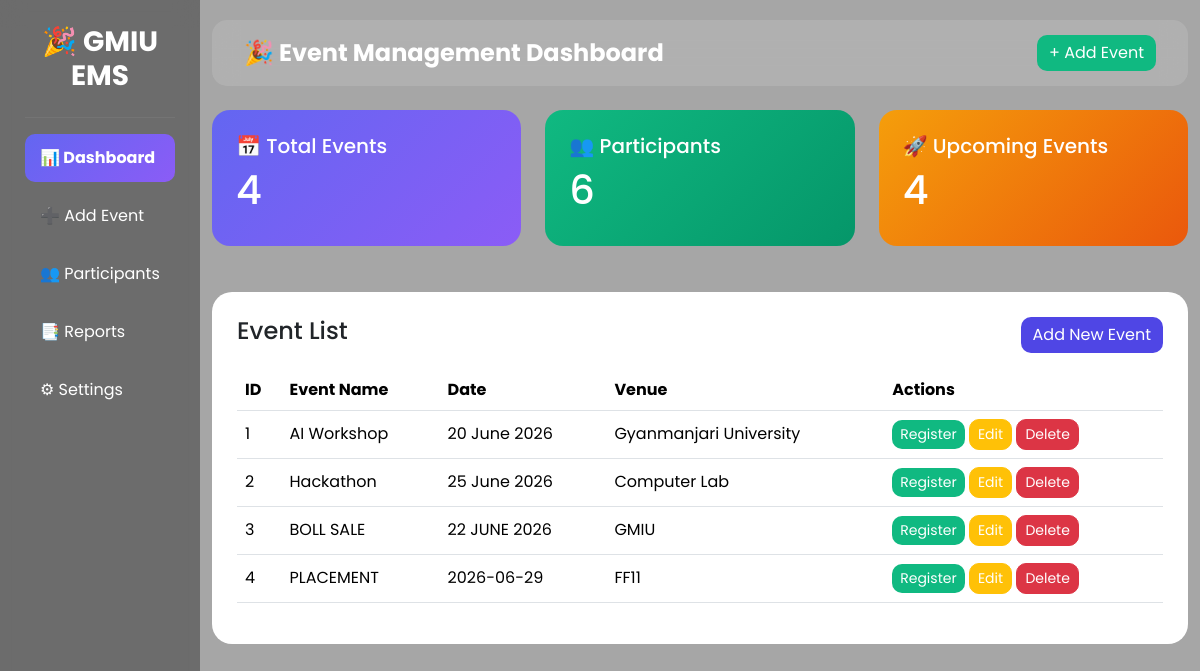
/dashboard, run on the app's committed database.
### tables this page shows
CREATE TABLE events (
        id INTEGER PRIMARY KEY AUTOINCREMENT,
        name TEXT NOT NULL,
        date TEXT NOT NULL,
        venue TEXT NOT NULL
    );

### app.py (the view)
@app.route("/dashboard")
def dashboard():
    conn = get_db()
    events = conn.execute("SELECT * FROM events").fetchall()
    participant_count = conn.execute("SELECT COUNT(*) FROM participants").fetchone()[0]
    conn.close()
    return render_template(
        "index.html", events=events, participant_count=participant_count
    )

### app.py (called while the page is built)
def get_db():
    conn = sqlite3.connect("database.db")
    conn.row_factory = sqlite3.Row
    return conn

### templates/index.html (shortened to what this page needs)
<!DOCTYPE html>
<html lang="en">
<head>
    <link href="https://cdn.jsdelivr.net/npm/bootstrap@5.3.3/dist/css/bootstrap.min.css" rel="stylesheet">
</head>
<body>
<div class="container-fluid">
<div class="row">
<div class="col-lg-2 col-md-3 sidebar">
<h3>🎉 GMIU EMS</h3>
<hr>
<a href="/dashboard" class="active">📊 Dashboard</a>
<a href="/add">➕ Add Event</a>
<a href="/participants">👥 Participants</a>
<a href="/reports">📑 Reports</a>
<a href="#">⚙ Settings</a>
</div>
<div class="col-lg-10 col-md-9">
<nav class="navbar">
    <div class="container-fluid justify-content-between">
        <h4>🎉 Event Management Dashboard</h4>
        <a href="/add" class="btn btn-success">
            + Add Event
        </a>
    </div>
</nav>
<div class="row mt-4">
    <div class="col-lg-4 col-md-6 mb-3">
        <div class="card stats-purple p-4">
            <h5>📅 Total Events</h5>
            <h1>{{ events|length }}</h1>
        </div>
    </div>
    <div class="col-lg-4 col-md-6 mb-3">
        <div class="card stats-green p-4">
            <h5>👥 Participants</h5>
            <h1>{{ participant_count }}</h1>
        </div>
    </div>
    <div class="col-lg-4 col-md-12 mb-3">
        <div class="card stats-orange p-4">
            <h5>🚀 Upcoming Events</h5>
            <h1>{{ events|length }}</h1>
        </div>
    </div>
</div>
<div class="table-card">
    <div class="d-flex justify-content-between align-items-center flex-wrap">
        <h4>Event List</h4>
        <a href="/add" class="btn btn-primary">
            Add New Event
        </a>
    </div>
    <div class="table-responsive mt-3">
        <table class="table table-hover align-middle">
            <thead>
                <tr>
                    <th>ID</th>
                    <th>Event Name</th>
                    <th>Date</th>
                    <th>Venue</th>
                    <th>Actions</th>
                </tr>
            </thead>
            <tbody>
                {% for event in events %}
                <tr>
                    <td>{{ loop.index }}</td>
                    <td>{{ event.name }}</td>
                    <td>{{ event.date }}</td>
                    <td>{{ event.venue }}</td>
                    <td>
                        <a href="/register/{{ event.id }}" class="btn btn-success btn-sm">
                            Register
                        </a>
                        <a href="/edit/{{ event.id }}" class="btn btn-warning btn-sm">
                            Edit
                        </a>
                        <a href="/delete/{{ event.id }}"
                           class="btn btn-danger btn-sm"
                           onclick="return confirm('Are you sure?')">
                            Delete
                        </a>
                    </td>
                </tr>
                {% endfor %}
            </tbody>
        </table>
    </div>
</div>
</div>
</div>
</div>
</body>
</html>

### templates/index.html (style rules this page uses)
* { font-family: 'Poppins', sans-serif; }
body { background: linear-gradient(rgba(0, 0, 0, .35), rgba(0, 0, 0, .35)), url("https://images.unsplash.com/photo-1511578314322-379afb476865"); background-size: cover; background-position: center; background-attachment: fixed; min-height: 100vh; }
.sidebar { min-height: 100vh; background: rgba(0, 0, 0, .35); backdrop-filter: blur(12px); padding: 25px; }
.sidebar h3 { color: white; font-weight: 700; text-align: center; margin-bottom: 25px; }
.sidebar hr { border-color: rgba(255, 255, 255, .2); }
.sidebar a { display: block; color: white; text-decoration: none; padding: 12px 15px; margin-bottom: 10px; border-radius: 10px; transition: .3s; }
.sidebar .active { background: linear-gradient(135deg, #6366f1, #8b5cf6); font-weight: bold; }
.navbar { background: rgba(255, 255, 255, .12); backdrop-filter: blur(12px); border-radius: 15px; margin-top: 20px; padding: 15px 20px; }
.navbar h4 { color: white; margin: 0; font-weight: bold; }
.card { border: none; border-radius: 18px; transition: .3s; color: white; }
.stats-purple { background: linear-gradient(135deg, #6366f1, #8b5cf6); }
.stats-green { background: linear-gradient(135deg, #10b981, #059669); }
.stats-orange { background: linear-gradient(135deg, #f59e0b, #ea580c); }
.table-card { background: white; border-radius: 20px; padding: 25px; margin-top: 30px; overflow-x: auto; }
.table thead { background: #4f46e5; color: white; }
.btn { border-radius: 10px; }
.btn-success { background: #10b981; border: none; }
.btn-primary { background: #4f46e5; border: none; }
.btn-warning { color: white; }

### data on the page
events: name "AI Workshop", date "20 June 2026", venue "Gyanmanjari University"
events: name "Hackathon", date "25 June 2026", venue "Computer Lab"
events: name "BOLL SALE", date "22 JUNE 2026", venue "GMIU"
events: name "PLACEMENT", date "2026-06-29", venue "FF11"

### other printed values
{{ events|length }} "4"
{{ participant_count }} "6"
